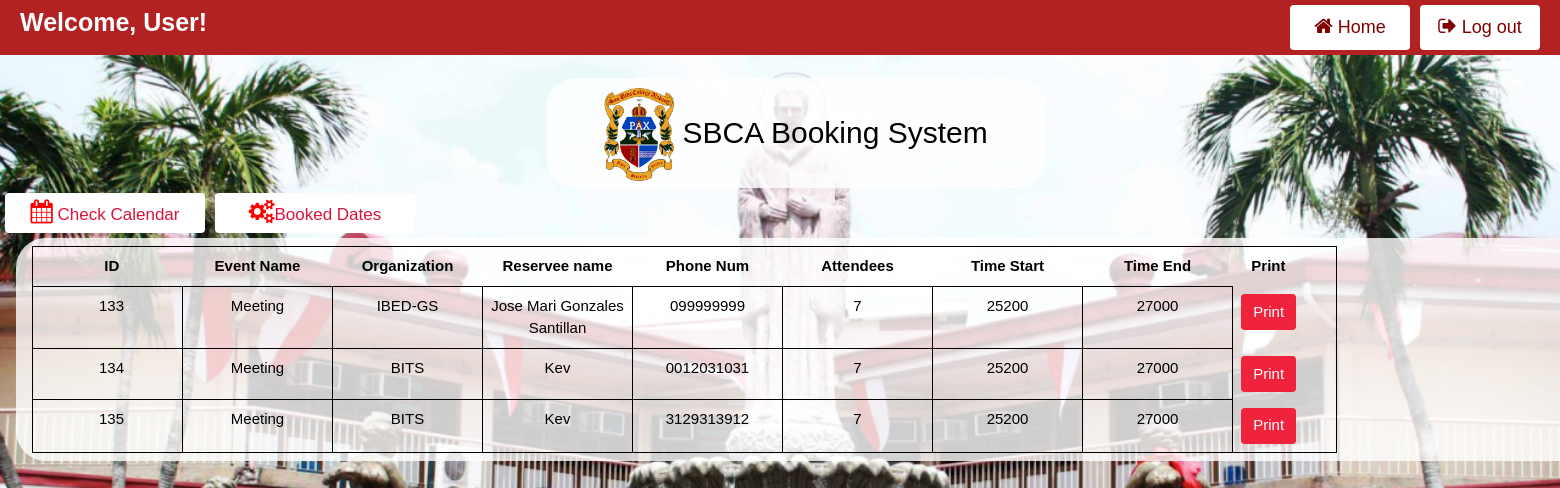
/Student/bookedDates.php (signed in), run on the app's committed database.
### tables this page shows
CREATE TABLE `bookingcalendar` (
  `id` int(11) UNSIGNED NOT NULL,
  `eventname` varchar(50) NOT NULL,
  `organization` varchar(50) NOT NULL,
  `reservee_name` varchar(100) NOT NULL,
  `reservee_type` varchar(100) NOT NULL,
  `designation_id` varchar(100) NOT NULL,
  `School_Level_or_Course` varchar(100) NOT NULL,
  `phone` varchar(20) NOT NULL,
  `Room_Department` varchar(100) NOT NULL,
  `room` varchar(20) NOT NULL,
  `Materials` varchar(200) NOT NULL,
  `date_reserved` varchar(100) NOT NULL,
  `start_day` int(11) DEFAULT NULL,
  `end_day` int(11) DEFAULT NULL,
  `TimeBeginDenum` varchar(10) NOT NULL,
  `TimeEndDenum` varchar(10) NOT NULL,
  `start_time` int(11) DEFAULT NULL,
  `end_time` int(11) DEFAULT NULL,
  `canceled` int(1) DEFAULT NULL,
  `Capacity` int(100) NOT NULL
);

### Student/bookedDates.php (the view, shortened to what this page needs)
<!DOCTYPE html PUBLIC "-//W3C//DTD XHTML 1.0 Transitional//EN"
"http://www.w3.org/TR/xhtml1/DTD/xhtml1-transitional.dtd">
<html xmlns="http://www.w3.org/1999/xhtml">
<head>
<?php
  include '../includes/head.php';
?>
</head>
<body>
<div class="header">
  <a class="logo" style="color:white;"> Welcome, <?php  if
(isset($_SESSION['user'])) : ?>
<strong><?php echo $_SESSION['user']['username']; ?>!</strong>
<?php endif ?></a>
  <div class="header-right">
    <a href="index.php" class="smallbutton" style="margin-right:5px;color:maroon;">
          <span class="fa fa-home" style="font-size:20px"></span> Home
    </a>
    <a href="index.php?logout='1'" class="smallbutton"
style="margin-right:10px;color:maroon;">
          <span class="fa fa-sign-out" style="font-size:20px"></span> Log out
    </a>
  </div>
</div>
<br>
<div class="divsize" align="center">
<h2 class="fontforlogo"><img src="../sanbedapics/sbcalogo.png" alt="SBCA Logo"
width="14%">  SBCA Booking System</h2>
</div>
<div class="buttons">
<form action="checkbookingsUsers.php">
    <button class="smallbuttonnav" type="submit"
style="float:left"><span><i class="fa
fa-calendar" style="font-size:24px;color:red"></i> Check
Calendar</span></button>
</form>
<form action="bookedDates.php">
    <button class="smallbuttonnav" type="submit"
style="float:left;"><span><i class="fa fa-gears"
style="font-size:24px;color:red;" ></i>Booked Dates</span></button>
</form>
    </div>
<div class="w3-container">
    <div class="animated fadeIn">
<table id="divcon" cellpadding="0" cellspacing="0" border="0"
width="1000px" class="w3-table w3-centered" >
<tr>
<td valign="top">
<div class="ex3">
<?php
				$servername = "localhost";
$username = "root";
$password = "";
$db = "cbfosystem";
				$con=mysqli_connect($servername,$username,$password,$db);
				$result = mysqli_query($con,"SELECT id, eventname, organization,reservee_name,phone,Capacity,start_time, end_time FROM bookingcalendar WHERE designation_id = '". $_SESSION['user']['School_Id'] ."';
                ");
   ?>
<div class="tablesize">
 <table style='border: solid 1px black;' >
  <tr style=color:black, text-align:right;>
 <th>ID</th>
 <th>Event Name</th>
 <th>Organization</th>
 <th>Reservee name</th>
 <th>Phone Num</th>
 <th>Attendees</th>
 <th>Time Start</th>
 <th>Time End</th>
 <th>Print</th>
 </tr>
 <?php
while($row = mysqli_fetch_array($result)) {
$id = $row['id'];
    echo "<tr style=color:black;>";
    echo "<td style='width:150px;border:1px solid black;'>" . $row['id'] . "</td>";
    echo "<td style='width:150px;border:1px solid black;'>" . $row['eventname'] . "</td>";
    echo "<td style='width:150px;border:1px solid black;'>" . $row['organization'] . "</td>";
    echo "<td style='width:150px;border:1px solid black;'>" . $row['reservee_name'] . "</td>";
    echo "<td style='width:150px;border:1px solid black;'>" . $row['phone'] . "</td>";
    echo "<td style='width:150px;border:1px solid black;'>" . $row['Capacity'] . "</td>";
    echo "<td style='width:150px;border:1px solid black;'>" . $row['start_time'] . "</td>";
    echo "<td style='width:150px;border:1px solid black;'>" . $row['end_time'] . "</td>";
echo '<td><form method="post" action="PDFInvoice/invoice-db.php">
<button id="print_btn" type="submit" class="btn">Print</button>
</button>
</td>
<td>
<td>
<input type="hidden" name="venueid" value="' . $id . '"/></td></form>';
 echo "</tr>";
}
?>
</table>
    </div>
</div>
</td>
</tr>
</table>
    </div>
    </div>
</body>
</html>

### includes/head.php (shortened to what this page needs)
<link href="jquery-ui.css" rel="stylesheet">
<link rel="stylesheet" href="../cssforlogin/css/w3.css">
<link rel="stylesheet"
href="../cssforlogin/css/bootstrap.min.css"
integrity="sha384-Gn5384xqQ1aoWXA+058RXPxPg6fy4IWvTNh0E263XmFcJlSAwiGgFAW/dAiS6JXm"
crossorigin="anonymous">
<link rel="stylesheet"
href="https://cdnjs.cloudflare.com/ajax/libs/font-awesome/4.7.0/css/font-awesome.min.css">
<link rel="stylesheet" href="../cssforlogin/vendor/animate/animate.css">
<link rel="stylesheet" href="../cssforlogin/css/sweetalert.css">
    <link rel="stylesheet" type="text/css" media="all"
href="../cssforlogin/vendor/daterangepicker/daterangepicker.css" />

### cssforlogin/css/w3.css (style rules this page uses)
*,*:before,*:after { box-sizing:inherit }
html { -ms-text-size-adjust:100%;-webkit-text-size-adjust:100% }
body { margin:0 }
a { background-color:transparent;-webkit-text-decoration-skip:objects }
img { border-style:none }
button,input,select,textarea { font:inherit;margin:0 }
button,input { overflow:visible }
button,select { text-transform:none }
button,html [type=button],[type=reset],[type=submit] { -webkit-appearance:button }
html,body { font-family:Verdana,sans-serif;font-size:15px;line-height:1.5 }
html { overflow-x:hidden }
h2 { font-size:30px }
h1,h2,h3,h4,h5,h6 { font-family:"Segoe UI",Arial,sans-serif;font-weight:400;margin:10px 0 }
img { vertical-align:middle }
a { color:inherit }
.w3-table,.w3-table-all { border-collapse:collapse;border-spacing:0;width:100%;display:table }
.w3-centered tr th,.w3-centered tr td { text-align:center }
.w3-table td,.w3-table th,.w3-table-all td,.w3-table-all th { padding:8px 8px;display:table-cell;text-align:left;vertical-align:top }
.w3-table th:first-child,.w3-table td:first-child,.w3-table-all th:first-child,.w3-table-all td:first-child { padding-left:16px }
.w3-container:after,.w3-container:before,.w3-panel:after,.w3-panel:before,.w3-row:after,.w3-row:before,.w3-row-padding:after,.w3-row-padding:before, .w3-cell-row:before,.w3-cell-row:after,.w3-clear:after,.w3-clear:before,.w3-bar:before,.w3-bar:after { content:"";display:table;clear:both }
.w3-container,.w3-panel { padding:0.01em 16px }

### Student/bookedDates.php (style rules this page uses)
.divsize { max-width: 500px; height: 110px; left: 50%; margin-left: 35%; padding-top: 10px; background-color: rgba(255,255,255,0.8); border-radius: 30px; }
html * { font-family: Arial ; }
body { background-image: url("../cssforlogin/images/site-image.jpg"); background-repeat: no-repeat, repeat; background-color: #cccccc; background-size: cover; width: 100%; background-position: center top; }
#divcon { background-color: rgba(255,255,255,0.8); border-radius: 30px; color: black; }
.smallbutton { border-radius: 4px; background-color: white; border: none; color: crimson; text-align: center; font-size: 17px; padding: 6px; width: 120px; transition: all 0.5s; cursor: pointer; margin: 5px; }
.smallbuttonnav { border-radius: 4px; background-color: white; border: none; color: crimson; text-align: center; font-size: 17px; padding: 6px; width: 200px; transition: all 0.5s; cursor: pointer; margin: 5px; }
button { color: var(--color); transition: 0.25s; }
button { background: none; border: 2px solid; font: inherit; line-height: 1; margin: 0.5em; padding: 1em 2em; }
.fontforlogo { font-family: helvetica; color: black; }
* { box-sizing: border-box; }
.btn { padding: 20px 50px; display: inline-block; background: #EF233C; color: white; text-decoration: none; transition: 0.35s ease-in-out; font-weight: 700; }
.header { overflow: hidden; background-color: #B22222; padding: 0px 10px; }
.header a { float: left; color: black; text-align: center; padding: 10px; text-decoration: none; font-size: 18px; line-height: 25px; border-radius: 4px; }
.header a.logo { font-size: 25px; font-weight: bold; }
.header-right { float: right; }
.tablesize { width:2050px; max-height: 450px; overflow-y: scroll; }

### data on the page
bookingcalendar: id "133", eventname "Meeting", organization "IBED-GS", reservee_name "Jose Mari Gonzales Santillan", phone "099999999", Capacity "7", start_time "25200", end_time "27000"
bookingcalendar: id "134", eventname "Meeting", organization "BITS", reservee_name "Kev", phone "0012031031", Capacity "7", start_time "25200", end_time "27000"
bookingcalendar: id "135", eventname "Meeting", organization "BITS", reservee_name "Kev", phone "3129313912", Capacity "7", start_time "25200", end_time "27000"

### other printed values
$_SESSION['user']['username'] "User"
